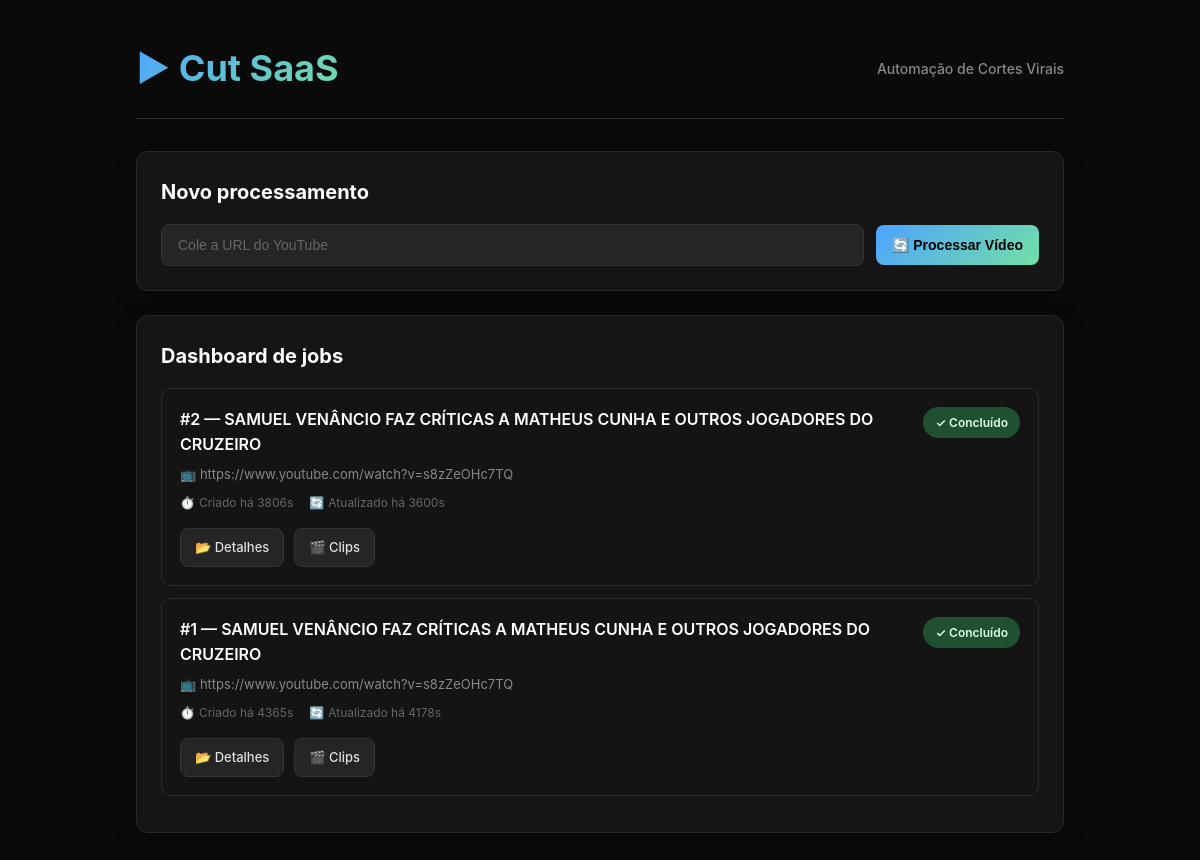
The page / on the database its author committed.
### app/models/job.py (models this page shows, shortened)
class Job(Base):
    __tablename__ = "jobs"
    id = Column(Integer, primary_key=True, index=True)
    source_type = Column(String, nullable=False)
    source_value = Column(Text, nullable=False)
    status = Column(String, default="pending", nullable=False)
    title = Column(String, nullable=True)
    video_path = Column(String, nullable=True)
    audio_path = Column(String, nullable=True)
    transcript_path = Column(String, nullable=True)
    result_path = Column(String, nullable=True)
    detected_niche = Column(String, nullable=True)
    niche_confidence = Column(String, nullable=True)
    error_message = Column(Text, nullable=True)
    created_at = Column(DateTime(timezone=True), server_default=func.now())
    updated_at = Column(DateTime(timezone=True), server_default=func.now(), onupdate=func.now())

### app/web/routes_pages.py (the view)
@router.get("/")
def home(request: Request, db: Session = Depends(get_db)):
    recent_jobs = db.query(Job).order_by(Job.created_at.desc()).limit(20).all()
    return templates.TemplateResponse(
        request,
        "index.html",
        {
            "recent_jobs": recent_jobs,
            "now": datetime.utcnow(),
            "auto_refresh": has_active_jobs(recent_jobs),
        },
    )

### app/templates/index.html (shortened to what this page needs)
<!DOCTYPE html>
<html lang="pt-BR">
<head>
</head>
<body>
  <div class="container">
    <div class="header-bar">
      <h1>▶ Cut SaaS</h1>
      <span style="color: #888; font-size: 14px; font-weight: 500;">Automação de Cortes Virais</span>
    </div>
    <div class="card">
      <h2>Novo processamento</h2>
      <form method="post" action="/web/jobs/create" class="input-group">
        <input type="url" name="url" placeholder="Cole a URL do YouTube" required />
        <button type="submit">🔄 Processar Vídeo</button>
      </form>
    </div>
    <div class="card">
      <h2>Dashboard de jobs</h2>
      {% if recent_jobs %}
        {% for job in recent_jobs %}
          <div class="job">
            <div class="job-header">
              <div class="job-info">
                <div class="job-title">#{{ job.id }} — {{ job.title or "Sem título ainda" }}</div>
                <div class="job-source">📺 {{ job.source_value }}</div>
                <div class="job-meta">
                  <div class="meta-item">
                    ⏱️ <span>Criado há {{ (now - job.created_at).total_seconds() | int }}s</span>
                  </div>
                  {% if job.status != "pending" %}
                  <div class="meta-item">
                    🔄 <span>Atualizado há {{ (now - job.updated_at).total_seconds() | int }}s</span>
                  </div>
                  {% endif %}
                </div>
              </div>
              <div>
                {% if job.status == "done" %}
                  <span class="status-badge status-done">✓ {{ job.status_label }}</span>
                {% elif job.status == "failed" %}
                  <span class="status-badge status-failed">✗ {{ job.status_label }}</span>
                {% else %}
                  <span class="status-badge status-active">⟳ {{ job.status_label }}</span>
                {% endif %}
              </div>
            </div>
            <div class="actions">
              <a href="/jobs/{{ job.id }}/view">📂 Detalhes</a>
              {% if job.status == "done" %}
              <a href="/jobs/{{ job.id }}/view">🎬 Clips</a>
              {% endif %}
            </div>
          </div>
        {% endfor %}
      {% else %}
        <div class="empty-state">
          <p>Nenhum job ainda. Comece processando um vídeo do YouTube!</p>
        </div>
      {% endif %}
    </div>
  </div>
</body>
</html>

### app/templates/index.html (style rules this page uses)
* { box-sizing: border-box; }
body { font-family: -apple-system, BlinkMacSystemFont, "Segoe UI", Roboto, "Helvetica Neue", Arial, sans-serif; margin: 0; padding: 24px; background: #0a0a0a; color: #e0e0e0; line-height: 1.6; }
.container { max-width: 960px; margin: 0 auto; padding: 0 16px; }
.header-bar { display: flex; align-items: center; justify-content: space-between; margin-top: 16px; margin-bottom: 32px; padding-bottom: 20px; border-bottom: 1px solid #2a2a2a; }
h1 { margin-top: 0; margin-bottom: 0; font-size: 36px; background: linear-gradient(135deg, #4da3ff, #72e0a6); -webkit-background-clip: text; -webkit-text-fill-color: transparent; background-clip: text; }
.card { background: #151515; padding: 24px; border-radius: 12px; margin-bottom: 24px; border: 1px solid #2a2a2a; box-shadow: 0 8px 24px rgba(0, 0, 0, 0.2); }
h2 { margin-top: 0; margin-bottom: 16px; font-size: 20px; color: #fff; }
input, button { padding: 12px 16px; border-radius: 8px; border: 1px solid #333; font-size: 14px; transition: all 0.2s ease; }
input { width: 100%; background: #252525; color: #fff; }
input::placeholder { color: #666; }
button { cursor: pointer; background: linear-gradient(135deg, #4da3ff, #72e0a6); color: #000; font-weight: 600; border: none; }
a { color: #72e0a6; text-decoration: none; font-weight: 500; transition: color 0.2s ease; }
.job { padding: 18px; margin-bottom: 12px; background: #141414; border: 1px solid #2a2a2a; border-radius: 10px; transition: all 0.2s ease; }
.job-header { display: flex; justify-content: space-between; gap: 16px; align-items: flex-start; margin-bottom: 12px; flex-wrap: wrap; }
.job-info { flex: 1; min-width: 200px; }
.job-title { font-weight: 600; font-size: 16px; margin-bottom: 6px; color: #fff; }
.job-source { font-size: 13px; color: #888; margin-bottom: 8px; word-break: break-all; }
.job-meta { font-size: 12px; color: #666; display: flex; gap: 16px; flex-wrap: wrap; }
.meta-item { display: flex; align-items: center; gap: 4px; }
.status-badge { display: inline-block; padding: 6px 12px; border-radius: 20px; font-size: 12px; font-weight: 600; background: #2a2a2a; color: #aaa; white-space: nowrap; }
.status-done { background: #1f5131; color: #d7ffe2; }
.actions { margin-top: 12px; display: flex; gap: 10px; flex-wrap: wrap; margin-top: 16px; }
.actions a { display: inline-flex; align-items: center; gap: 6px; padding: 8px 14px; background: #252525; border-radius: 8px; font-size: 13px; font-weight: 500; transition: all 0.2s ease; border: 1px solid #333; color: #e0e0e0; }
.input-group { display: flex; gap: 12px; width: 100%; align-items: center; }
.input-group input { flex: 1; }
.input-group button { white-space: nowrap; }

### rows shown on the page
Job: id "2", title "SAMUEL VENÂNCIO FAZ CRÍTICAS A MATHEUS CUNHA E OUTROS JOGADORES DO CRUZEIRO", source_value "https://www.youtube.com/watch?v=s8zZeOHc7TQ", (now-job.created_at).total_seconds()|int "3806", (now-job.updated_at).total_seconds()|int "3600", status_label "Concluído"
Job: id "1", title "SAMUEL VENÂNCIO FAZ CRÍTICAS A MATHEUS CUNHA E OUTROS JOGADORES DO CRUZEIRO", source_value "https://www.youtube.com/watch?v=s8zZeOHc7TQ", (now-job.created_at).total_seconds()|int "4365", (now-job.updated_at).total_seconds()|int "4178", status_label "Concluído"
